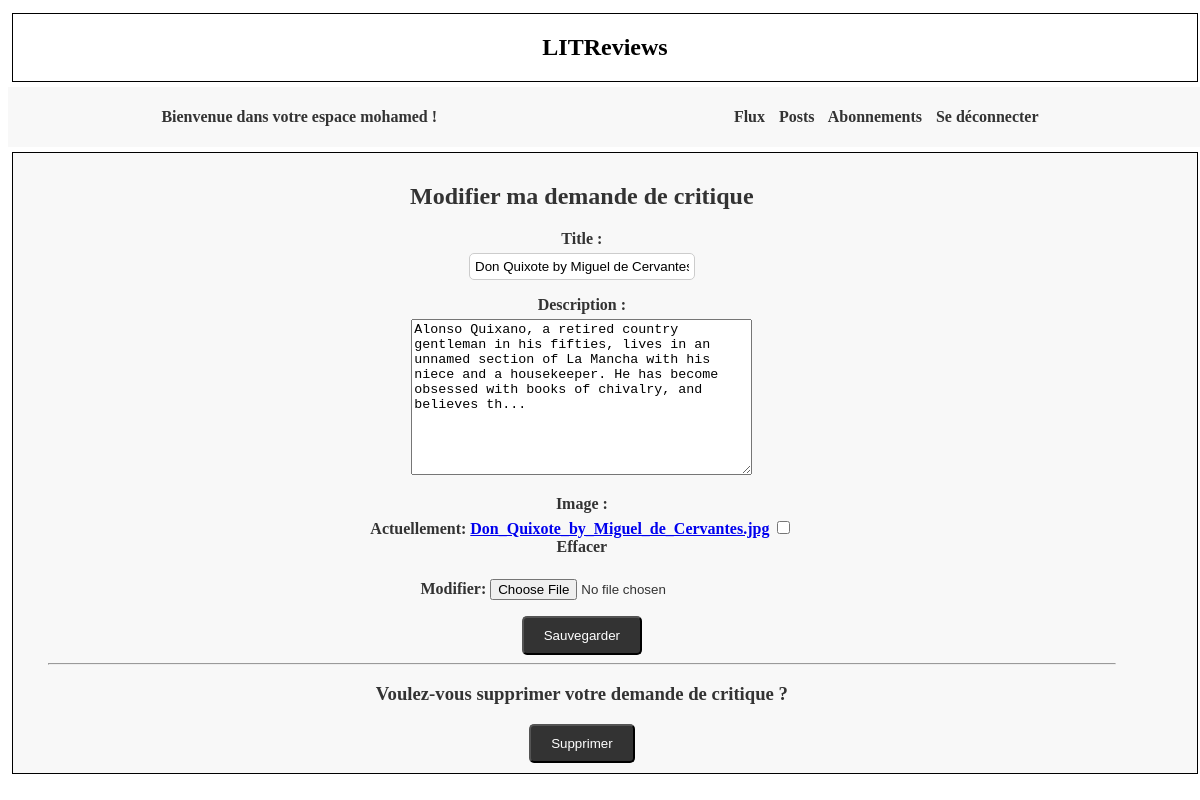
The page /3/editticket/ (signed in) on the database its author committed.
### authentication/models.py (models this page shows, shortened)
class User(AbstractUser):
    AUTHOR = "AUTHOR"
    FOLLOWER = "FOLLOWER"
    ROLE_CHOICES = (
        (AUTHOR, "Auteur"),
        (FOLLOWER, "Abonné"),
    )
    profile_photo = models.ImageField(verbose_name="Image de profil")
    role = models.CharField(max_length=30,
                            choices=ROLE_CHOICES, verbose_name="Rôle")

### flux/models.py (models this page shows, shortened)
class Ticket(models.Model):
    IMAGE_MAX_SIZE = (250, 250)
    title = models.CharField(max_length=128)
    description = models.TextField(max_length=2048, blank=True)
    user = models.ForeignKey(to=settings.AUTH_USER_MODEL, on_delete=models.CASCADE)
    image = models.ImageField(null=True, blank=True)
    time_created = models.DateTimeField(auto_now_add=True)
    is_reviewed = models.BooleanField(default=False)
    objects = models.Manager()  # Ajout du gestionnaire d'objets par défaut

### flux/views.py (the view, shortened to what this page needs)
# urls.py: path("<int:ticket_id>/editticket/", edit_ticket, name="edit_ticket"),
@login_required
def edit_ticket(request, ticket_id):
    ticket = get_object_or_404(Ticket, id=ticket_id)
    edit_form = TicketForm(instance=ticket)
    delete_form = DeleteTicketForm()
    context = {
        "edit_form": edit_form,
        "delete_form": delete_form,
    }
    return render(request, "flux/edit_ticket.html",
                  context=context)

### flux/forms.py
class TicketForm(forms.ModelForm):
    class Meta:
        model = Ticket
        fields = ["title", "description", "image"]

class DeleteTicketForm(forms.Form):
    delete_ticket = forms.BooleanField(widget=forms.HiddenInput, initial=True)

### flux/templates/flux/edit_ticket.html (shortened to what this page needs)
{% extends 'base.html' %}
{% load static %}
{% block content %}
    <link rel="stylesheet" href="{% static 'style.css' %}">
    <div class="content">
        <h2>Modifier ma demande de critique</h2>
        <form method="post" enctype="multipart/form-data">
            <div class="form-group">
                {{ edit_form.as_p }}
            </div>
            <button class="button" type="submit">Sauvegarder</button>
        </form>
        <hr>
        <h3>Voulez-vous supprimer votre demande de critique ?</h3>
        <form method="post" enctype="multipart/form-data">
            <button class="button" type="submit">Supprimer</button>
        </form>
    </div>
{% endblock content %}

### litreviews/templates/base.html (shortened to what this page needs)
{% load static %}
<!DOCTYPE html>
<html lang="fr">
<head>
    <link rel="stylesheet" href="{% static 'style.css' %}">
</head>
<body>
    <section>
    <div class="border">
        <h1>LITReviews</h1>
    </div>
    </section>
    {%  if user.is_authenticated %}
    <nav class="header">
        <p>Bienvenue dans votre espace {{ request.user }} !</p>
        <p>
            <a href="{% url 'flux' %}">Flux</a>
            <a href="{% url 'posts' %}">Posts</a>
            <a href="{% url 'follow_users' %}">Abonnements</a>
            <a href="{% url 'logout' %}">Se déconnecter</a>
        </p>
    </nav>
    {% endif %}
    <section>
    <div class="border header">
        <div class="content">
        {% block content %}{% endblock content %}
        </div>
    </div>
    </section>
</body>
</html>

### litreviews/static/style.css (style rules this page uses)
body { box-sizing: border-box; background-color: white; color: black; }
section { display: flex; flex-direction: column; align-items: center; justify-content: center; box-sizing: content-box; width: 100%; padding: 5px; text-align: center; }
nav { display: flex; justify-content: flex-end; width: 100%; padding: 5px; text-align: justify; background-color: #f8f8f8; color: #333; font-weight: bold; }
nav a { margin-right: 10px; color: #333; text-decoration: none; }
div { align-items: left; justify-content: left; }
.border { border: solid 1px #000000; background-color: #ffffff; width: 100%; }
.header { display: flex; justify-content: space-around; background-color: #f8f8f8; color: #333; font-weight: bold; }
.content { width: 95%; padding: 5px; }
.button { display: inline-block; padding: 10px 20px; background-color: #333; color: #fff; text-decoration: none; border-radius: 5px; transition: background-color 0.3s ease; }
.form-group { margin-bottom: 10px; }
.form-group label { display: block; font-weight: bold; margin-bottom: 5px; }
.form-group input[type="text"], .form-group input[type="password"] { padding: 5px; width: 20%; margin: 0 auto; border: 1px solid #ccc; border-radius: 5px; }

### rows shown on the page
User: user "mohamed"
Ticket: title "Don Quixote by Miguel de Cervantes", description "Alonso Quixano, a retired country gentleman in his fifties, lives in an unnamed section of La Mancha with his niece and a housekeeper. He has become obsessed with books of chivalry, and believes th..."
